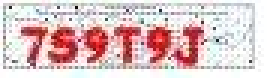
#> input picture new/captcha.jpg, 89 x 26 px (shown 3 times larger)
$ python temp.py   (Python 2 division)
#> lines starting #> are read from the running program, lines starting #| are printed output that depends on the picture
from PIL import Image

# [18 lines of commented-out code are left out]
from PIL import Image

im = Image.open("captcha.jpg")
#> im is the input picture: PIL image 89x26 RGB; mean R, G, B 221.5, 195.8, 196.9
im = im.convert("P")
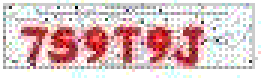
#> im: PIL image 89x26 P (shown 3 times larger); mean R, G, B 221.3, 195.9, 196.9
im2 = Image.new("P",im.size,255)
#> im2: PIL image 89x26 P; every value is 0


for x in range(im.size[1]):
    for y in range(im.size[0]):
        pix = im.getpixel((y,x))
        if pix == 220 or pix == 227: # these are the numbers to get
            im2.putpixel((y,x),0)

# im2.show()


inletter = False
foundletter=False
start = 0
end = 0

letters = []

for y in range(im2.size[0]):
    for x in range(im2.size[1]):
        pix = im2.getpixel((y,x))
        if pix != 255:
            inletter = True
    if foundletter == False and inletter == True:
        foundletter = True
        start = y

    if foundletter == True and inletter == False:
        foundletter = False
        end = y
        letters.append((start,end))

    inletter=False
#> after the loop, end = 0; foundletter = False; letters = []; start = 0
print letters
